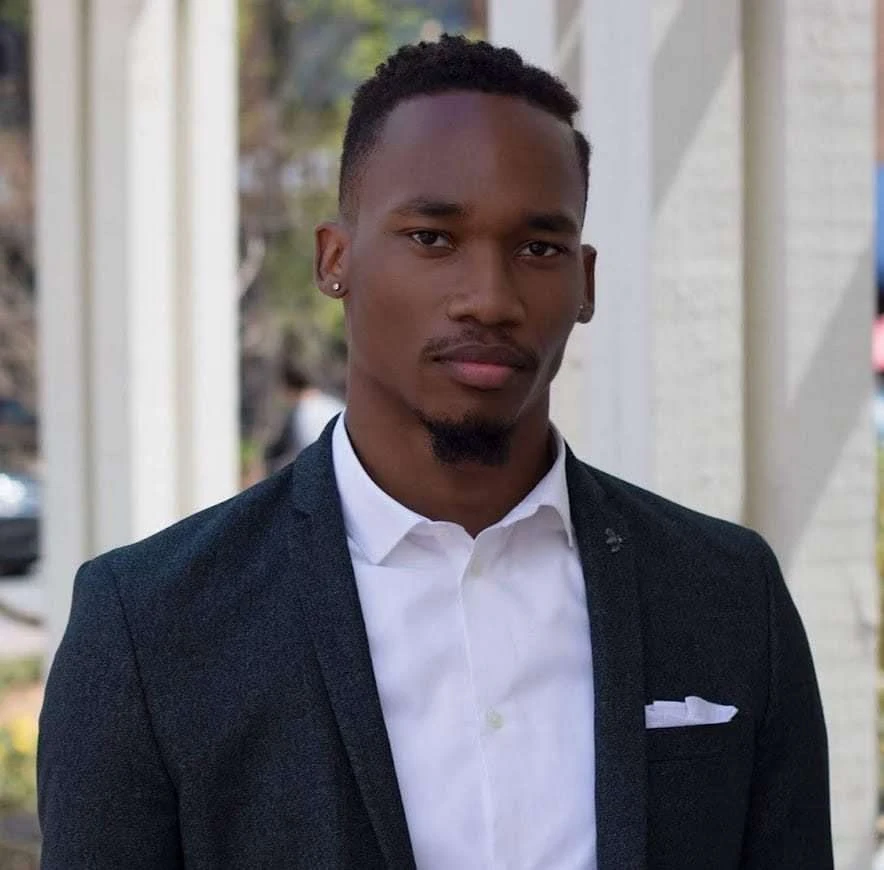
#> input picture dreamy.png, 884 x 870 px
$ python halos_and_dots.py
#> lines starting #> are read from the running program, lines starting #| are printed output that depends on the picture
from PIL import Image, ImageDraw
from math import sqrt
import random
def distance_halo(image_name, targetx, targety, modifier):
    image = Image.open(image_name)
    pixels = image.load()
    for x in range(image.width):
        for y in range(image.height):
            red = pixels[x, y][0]
            green = pixels[x, y][1]
            blue = pixels[x, y][2]
            mod = int(sqrt((targetx - x)**2 + (targety - y)**2) / modifier)
            pixels[x, y] = (red - mod, green - mod, blue - mod)
    image.save(image_name[:-4] + '_halo.png')
# distance_halo('dreamy.png', 450, 300, 3)

def pointillism(image_name):
#> called with image_name = 'dreamy.png'
    image = Image.open(image_name)
#> image is the input picture: PIL image 884x870 RGB; mean R, G, B 125.4, 122.3, 126.7
    pixels = image.load()
    canvas = Image.new("RGB",(image.size[0],image.size[1]), "white")
#> canvas: PIL image 884x870 RGB; every value is 255

    for run in range(1000000):
        x = random.randint(0, image.width - 1)
        y = random.randint(0, image.height - 1)
        size = random.randint(15, 20)
        ellipsebox=[(x,y),(x+size,y+size)]
        draw = ImageDraw.Draw(canvas)
        draw.ellipse(ellipsebox,fill=(pixels[x,y][0],pixels[x,y][1],pixels[x,y][2]))
        del draw
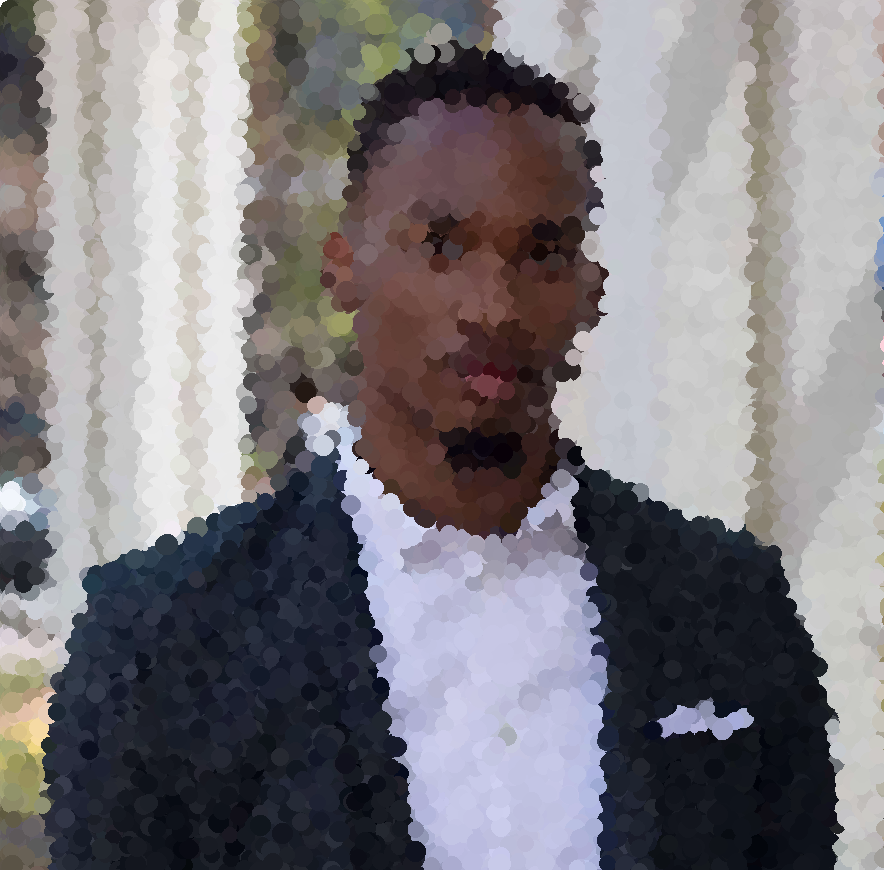
#> canvas: PIL image 884x870 RGB; mean R, G, B 125.9, 122.8, 127
    canvas.save(image_name[:-4] + '_pointillised.png')
pointillism('dreamy.png')
